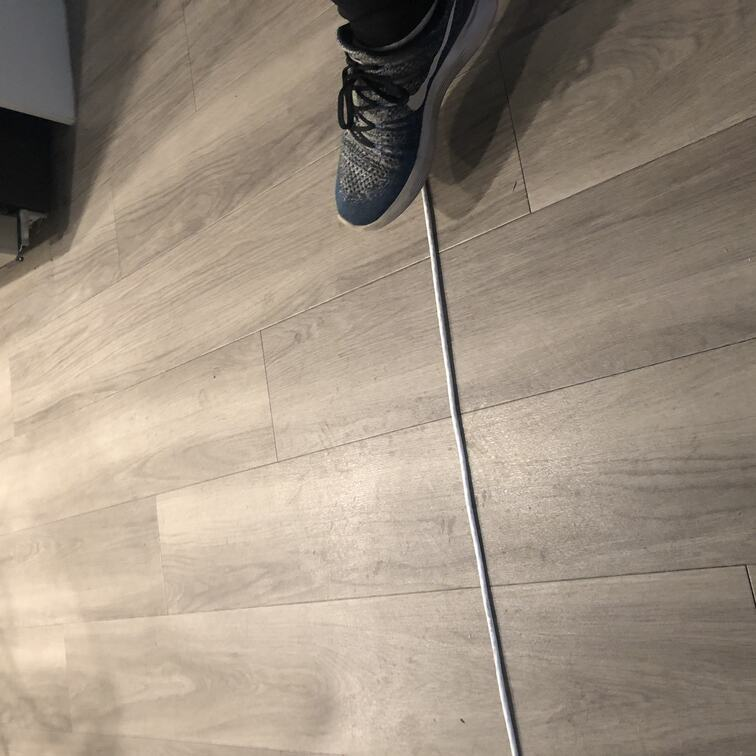
#> input picture imgs/25percent/camera2.jpg, 756 x 756 px
$ python preprocess.py
#> lines starting #> are read from the running program, lines starting #| are printed output that depends on the picture
#!/usr/bin/python3
import numpy as np
from skimage import io
from collections import defaultdict
from scipy.signal import convolve
import matplotlib.pyplot as plt

def gaussian2d(filter_size=9, sig=1.0):
    ax = np.arange(-filter_size // 2 + 1., filter_size // 2 + 1.)
    xx, yy = np.meshgrid(ax, ax)
    kernel = np.exp(-0.5 * (np.square(xx) + np.square(yy)) / np.square(sig))
    return kernel / np.sum(kernel)


def smooth(image):
    gk = gaussian2d(filter_size=9, sig=5)
    smooth_image = convolve(image, gk, mode='same')

    return smooth_image

def outer(a, n):
    """
    Zero padding outer n
    """
    f = np.zeros(a.shape)
    f[n:f.shape[0] - n, n:f.shape[1] - n] = a[n:f.shape[0] - n, n:f.shape[1] - n]
    return f

def normalize(a):
    a = a - np.min(a)
    a = outer(a, 3)
    a = a / np.max(a)
    return a

def gradient(image):
    kx = np.array([
        [0, 0, 0],
        [1/2, 0, -1/2],
        [0, 0, 0]
    ])
    ky = np.array([
        [0, 1/2, 0],
        [0, 0, 0,],
        [0, -1/2, 0]
    ])
    dx = convolve(image, kx, mode='same')
    dy = convolve(image, ky, mode='same')
    dx = outer(dx, 10)
    dy = outer(dy, 10)
    g_mag = np.sqrt(np.square(dx) + np.square(dy))
    g_theta = np.arctan2(dy, dx)

    dx = normalize(dx)
    dy = normalize(dy)
    g_mag = normalize(g_mag)
    # return dx, dy
    return g_mag, g_theta

def get_points(g_mag, th):
    points = []
    for i in range(g_mag.shape[0]):
        for j in range(g_mag.shape[1]):
            if g_mag[i, j] > th:
                points.append([i, j])
    return points

def plots(dx, img, p):
    f, axs = plt.subplots(1, 3);
    axs[0].imshow(img)
    axs[1].imshow(dx, cmap='gray')
    x = [item[0] for item in p]
    y = [item[1] for item in p]
    axs[2].imshow(img, cmap='gray')
    axs[2].scatter(y, x, c='r')
    plt.show()

def intrinsics(d):
    a = np.array([
        [-d, 0, 0],
        [0, -d, 0],
        [0, 0, 1]
    ])
    return a

def projection():
    a = np.array([
        [1, 0, 0, 0],
        [0, 1, 0, 0],
        [0, 0, 1, 0]
    ])
    return a

def trans(cx, cy, cz):
    a = np.array([
        [1, 0, 0, -cx],
        [0, 1, 0, -cy],
        [0, 0, 1, -cz],
        [0, 0, 0, 1]
    ])
    return a

# [80 lines left out: functions get_largest, pre_process, corner_detect, nccMatch, not called in this run]

original= io.imread('imgs/25percent/camera2.jpg')
#> original is the input picture: shape (756, 756, 3); mean R, G, B 158, 144.7, 129.8
image = io.imread('imgs/25percent/camera2.jpg', as_gray=True)
#> image: shape (756, 756) float64; min 0, max 1, mean 0.574
image = smooth(image)
#> in smooth, `smooth_image = convolve(image, gk, mode='same')`:
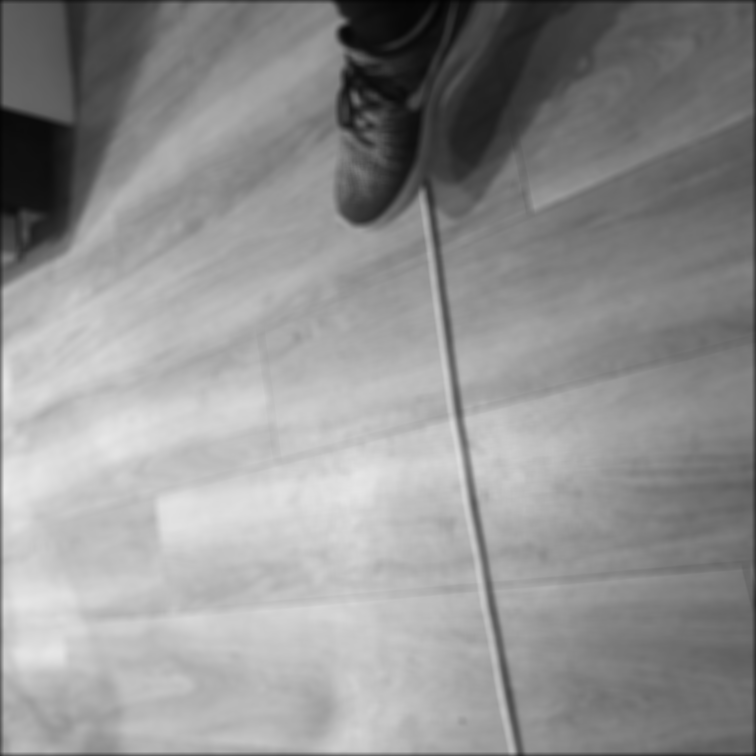
#> smooth_image: shape (756, 756) float64; min 0.0144, max 0.92, mean 0.572
g_mag, g_theta = gradient(image)
#> in gradient, `dx = convolve(image, kx, mode='same')`:
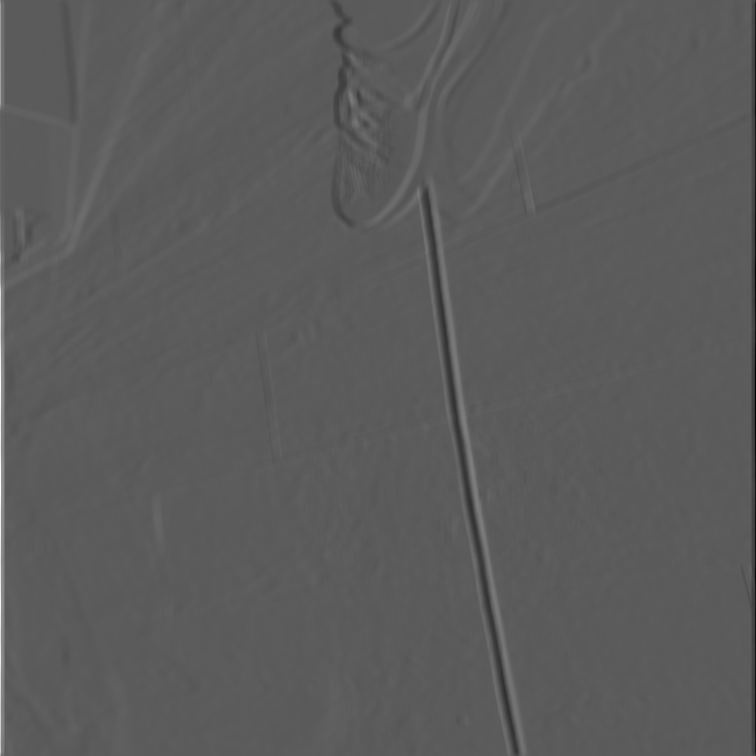
#> dx: shape (756, 756) float64; min -0.179, max 0.318, mean -6.01e-05; drawn with min black and max white
#> in gradient, `dy = convolve(image, ky, mode='same')`:
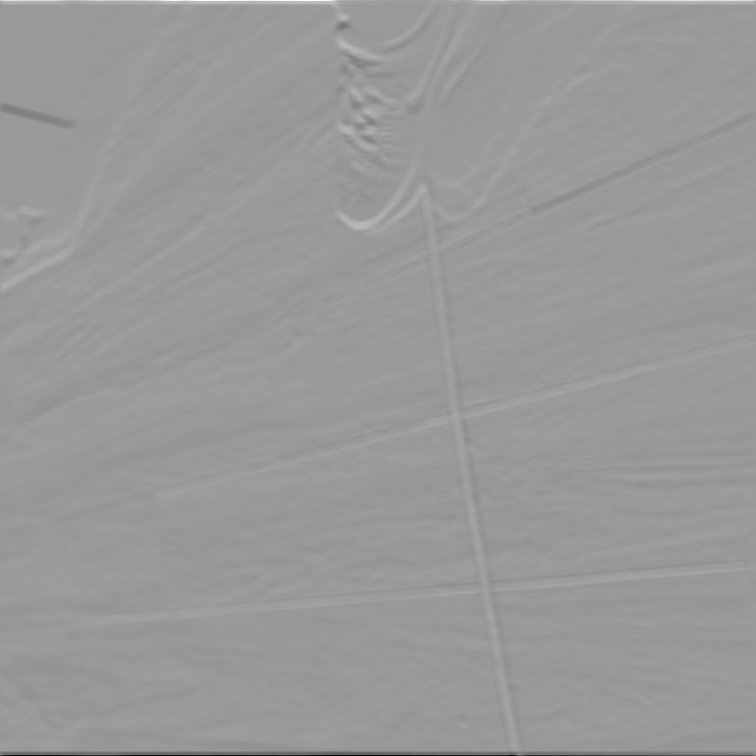
#> dy: shape (756, 756) float64; min -0.264, max 0.175, mean 0.00012; drawn with min black and max white
#> call 2 of outer, with n = 10
#> in outer (call 2), `f[n:f.shape[0] - n, n:f.shape[1] - n] = a[n:f.shape[0] - n, n:f.shape[..`:
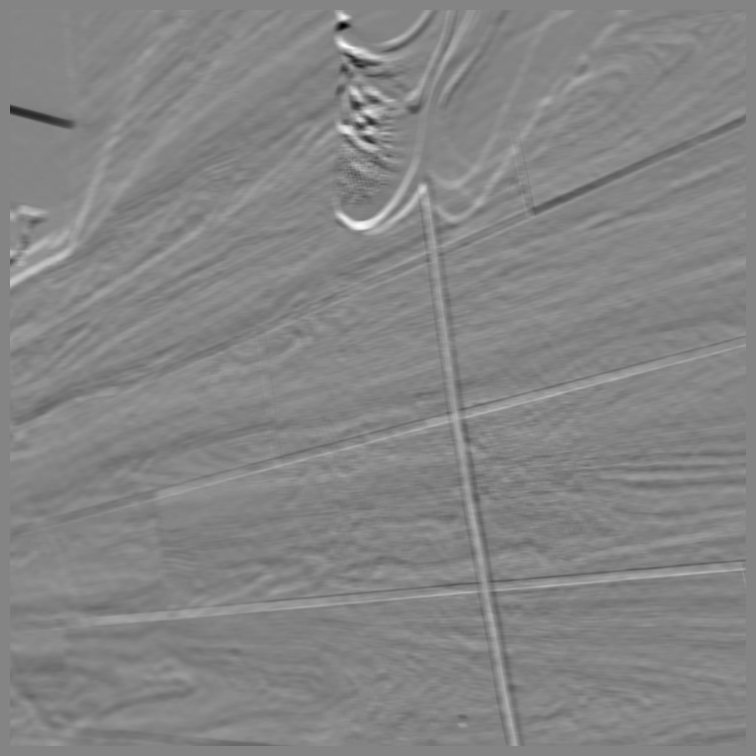
#> f: shape (756, 756) float64; min -0.0618, max 0.0571, mean 0.000431; drawn with min black and max white
#> in gradient, `g_mag = np.sqrt(np.square(dx) + np.square(dy))`:
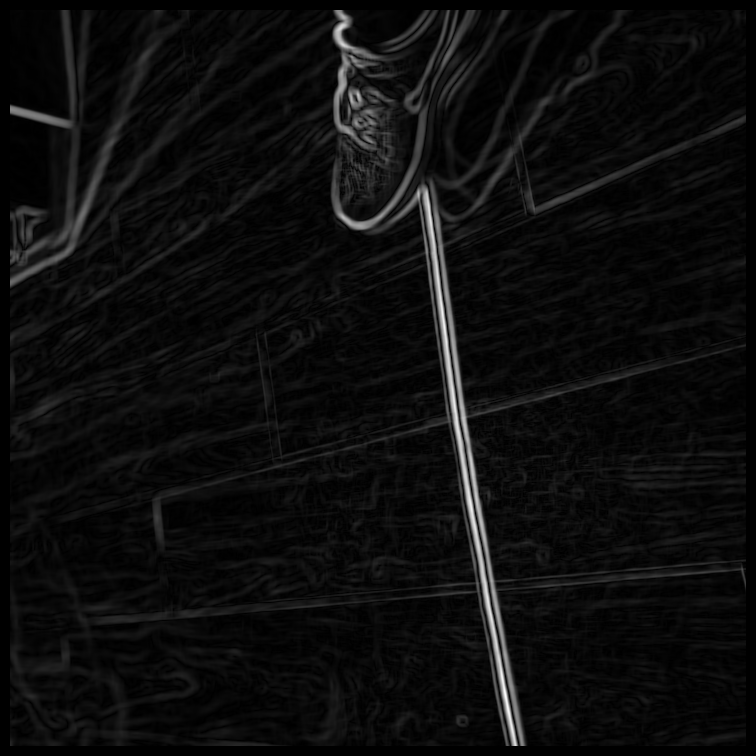
#> g_mag: shape (756, 756) float64; min 0, max 0.0874, mean 0.00463; drawn with min black and max white
#> in gradient, `g_theta = np.arctan2(dy, dx)`:
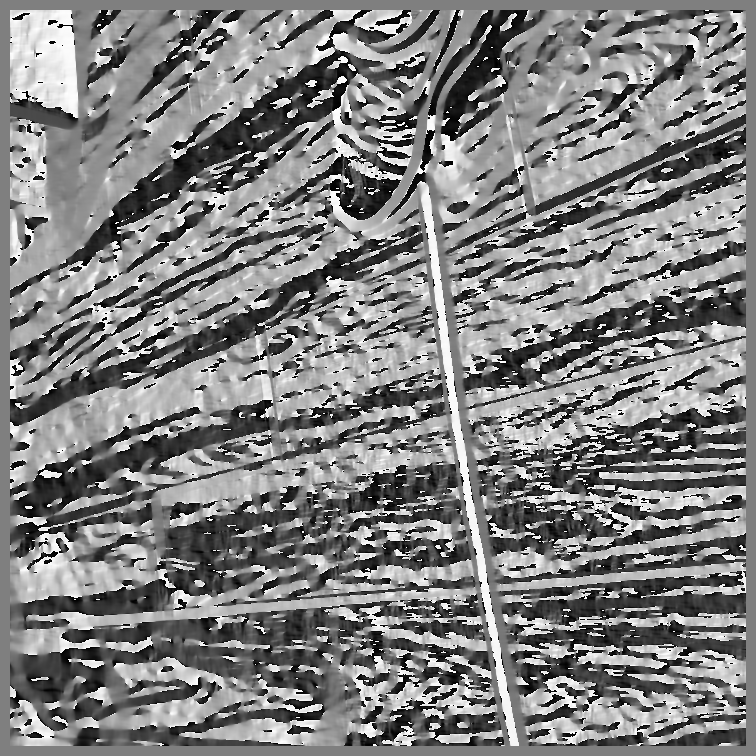
#> g_theta: shape (756, 756) float64; min -3.14, max 3.14, mean 0.0212; drawn with min black and max white
# dx, dy = gradient(image)
print(np.max(g_mag))
#| 1.0
print(np.min(g_mag))
#| 0.0
p = get_points(g_mag, 0.5)
#> p = 5237 pairs, first value 10 to 745, second value 10 to 522
np.save('points2', p)
# p, me = corner_detect(image, 1000, 1.0, 9)
print(len(p))
#| 5237
plots(g_mag, original, p)
#> in plots, `x = [item[0] for item in p]`: x = 5237 values from 10 to 745
#> in plots, `y = [item[1] for item in p]`: y = 5237 values, max 522 at index 5217, min 10 at index 589, mean 446.1
#> in plots, `plt.show()`:
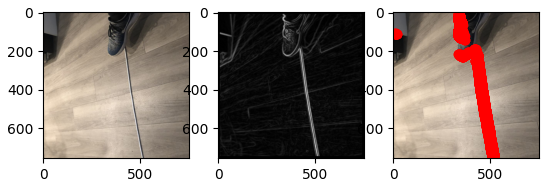
#> figure drawn by matplotlib, 3 panels
I = intrinsics(756)
P = projection()
T = trans(60, 35, -5)

# [4 lines left out: function try_plot, not called in this run]

world = np.zeros((10, 4))
for i in range(10):
    world[i, 0] = 50
    world[i, 1] = ((-i * 7) / 70.0) + 35
    world[i, 2] = 0
    world[i, 3] = 1
camera = np.zeros((10, 3))
for i in range(10):
    # world[i] = T @ world[i]
    # print(world[i])
    # print(I @ P @ world[i])
    camera[i] = ((I @ P @ T @ (world[i].reshape(4, 1))).reshape(-1))
# try_plot(image, camera)
# print(camera)

$ run again, with imgs/25percent/camera1.jpg copied over imgs/25percent/camera2.jpg
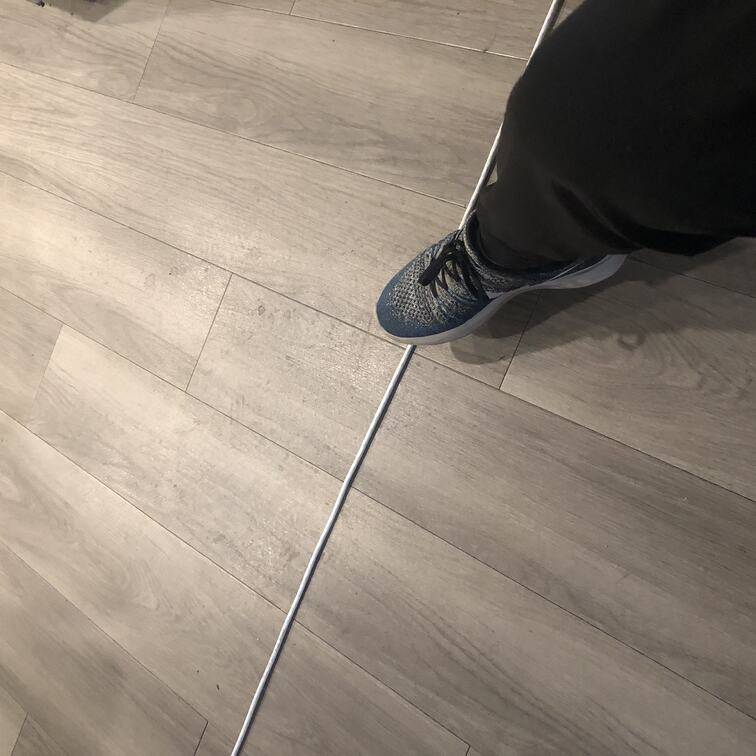
#> input picture imgs/25percent/camera1.jpg, 756 x 756 px
#> original is the input picture: shape (756, 756, 3); mean R, G, B 148.3, 136.3, 123.2
#> in gradient, `g_theta = np.arctan2(dy, dx)`:
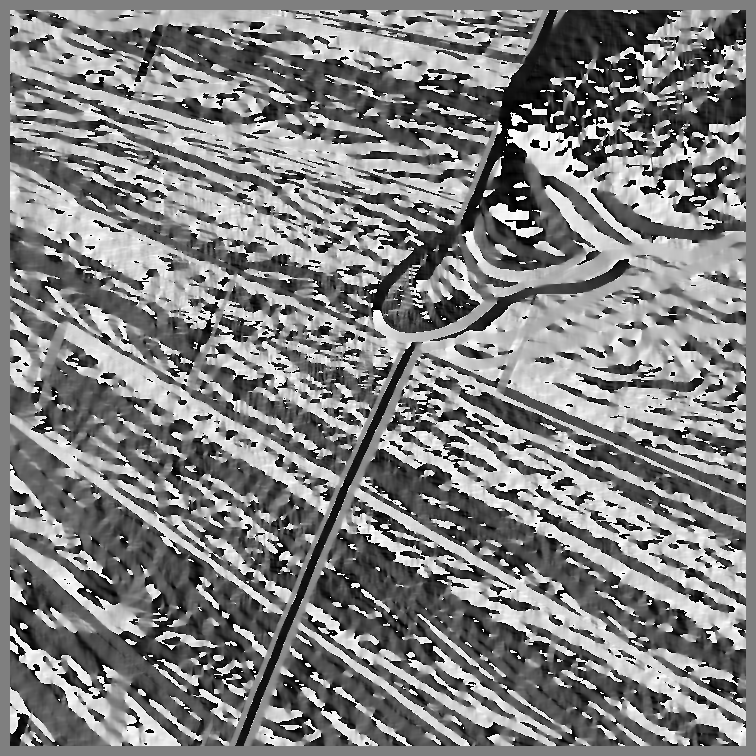
#> g_theta: shape (756, 756) float64; min -3.14, max 3.14, mean 0.0369; drawn with min black and max white
#| 1.0
#| 0.0
#> p = 3437 pairs, first value 10 to 745, second value 239 to 569
#| 3437
#> x = 3437 values from 10 to 745
#> y = 3437 values, max 569 at index 21, min 239 at index 3428, mean 393.9
#> in plots, `plt.show()`:
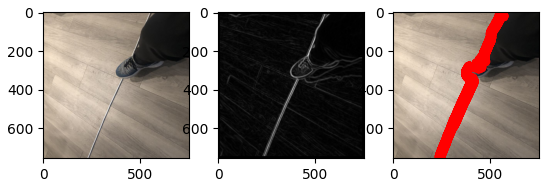
#> figure drawn by matplotlib, 3 panels

$ run again, with imgs/25percent/camera3.jpg copied over imgs/25percent/camera2.jpg
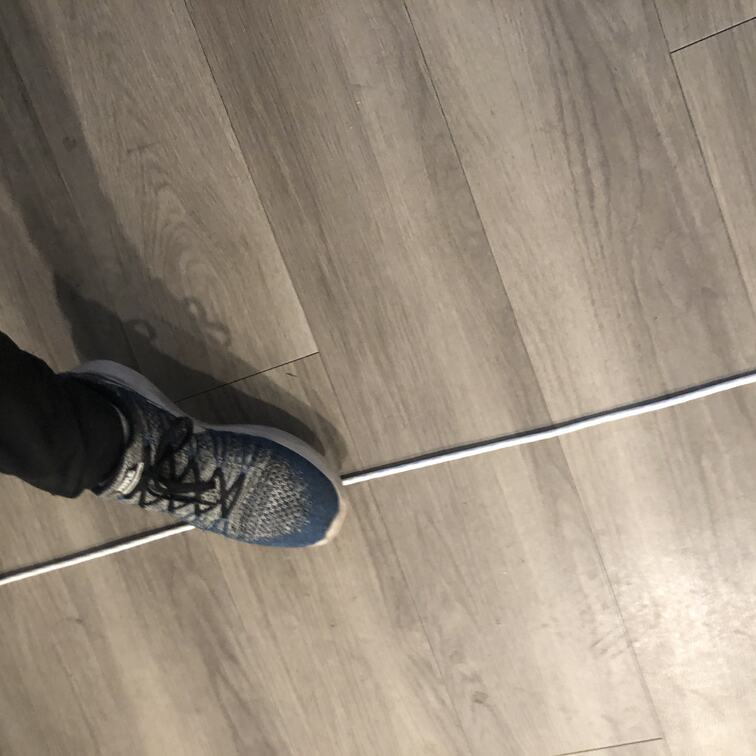
#> input picture imgs/25percent/camera3.jpg, 756 x 756 px
#> original is the input picture: shape (756, 756, 3); mean R, G, B 149.8, 137.6, 123.1
#> in gradient, `g_theta = np.arctan2(dy, dx)`:
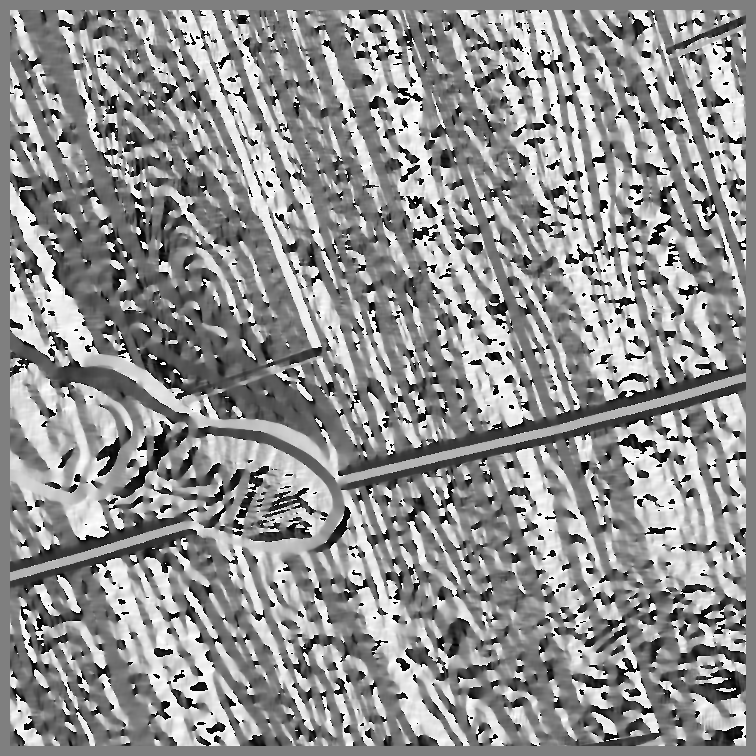
#> g_theta: shape (756, 756) float64; min -3.14, max 3.14, mean 0.435; drawn with min black and max white
#| 1.0
#| 0.0
#> p = 4602 pairs, first value 337 to 584, second value 10 to 745
#| 4602
#> x = 4602 values from 337 to 584
#> y = 4602 values, max 745 at index 36, min 10 at index 0, mean 347.3
#> in plots, `plt.show()`:
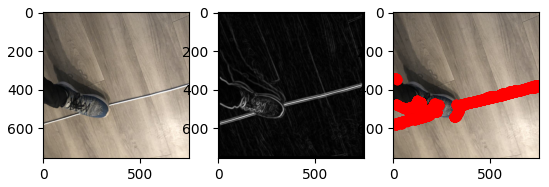
#> figure drawn by matplotlib, 3 panels
